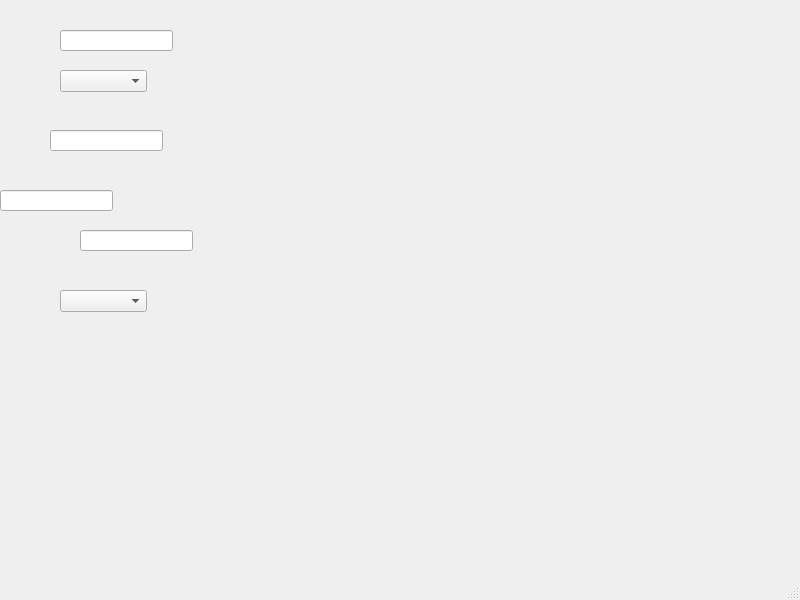
<?xml version="1.0" encoding="UTF-8"?>
<ui version="4.0">
 <class>MainWindow</class>
 <widget class="QMainWindow" name="MainWindow">
  <property name="geometry">
   <rect>
    <x>0</x>
    <y>0</y>
    <width>800</width>
    <height>600</height>
   </rect>
  </property>
  <property name="windowTitle">
   <string>MainWindow</string>
  </property>
  <widget class="QWidget" name="centralwidget">
   <widget class="QLineEdit" name="lineEdit">
    <property name="geometry">
     <rect>
      <x>60</x>
      <y>30</y>
      <width>113</width>
      <height>21</height>
     </rect>
    </property>
   </widget>
   <widget class="QComboBox" name="comboBox">
    <property name="geometry">
     <rect>
      <x>60</x>
      <y>70</y>
      <width>87</width>
      <height>22</height>
     </rect>
    </property>
   </widget>
   <widget class="QLineEdit" name="lineEdit_2">
    <property name="geometry">
     <rect>
      <x>50</x>
      <y>130</y>
      <width>113</width>
      <height>21</height>
     </rect>
    </property>
   </widget>
   <widget class="QLineEdit" name="lineEdit_3">
    <property name="geometry">
     <rect>
      <x>0</x>
      <y>190</y>
      <width>113</width>
      <height>21</height>
     </rect>
    </property>
   </widget>
   <widget class="QComboBox" name="comboBox_2">
    <property name="geometry">
     <rect>
      <x>60</x>
      <y>290</y>
      <width>87</width>
      <height>22</height>
     </rect>
    </property>
   </widget>
   <widget class="QLineEdit" name="lineEdit_4">
    <property name="geometry">
     <rect>
      <x>80</x>
      <y>230</y>
      <width>113</width>
      <height>21</height>
     </rect>
    </property>
   </widget>
  </widget>
  <widget class="QMenuBar" name="menubar">
   <property name="geometry">
    <rect>
     <x>0</x>
     <y>0</y>
     <width>800</width>
     <height>26</height>
    </rect>
   </property>
  </widget>
  <widget class="QStatusBar" name="statusbar"/>
 </widget>
 <tabstops>
  <tabstop>lineEdit</tabstop>
  <tabstop>comboBox</tabstop>
  <tabstop>lineEdit_2</tabstop>
  <tabstop>lineEdit_3</tabstop>
  <tabstop>lineEdit_4</tabstop>
  <tabstop>comboBox_2</tabstop>
 </tabstops>
 <resources/>
 <connections/>
</ui>
